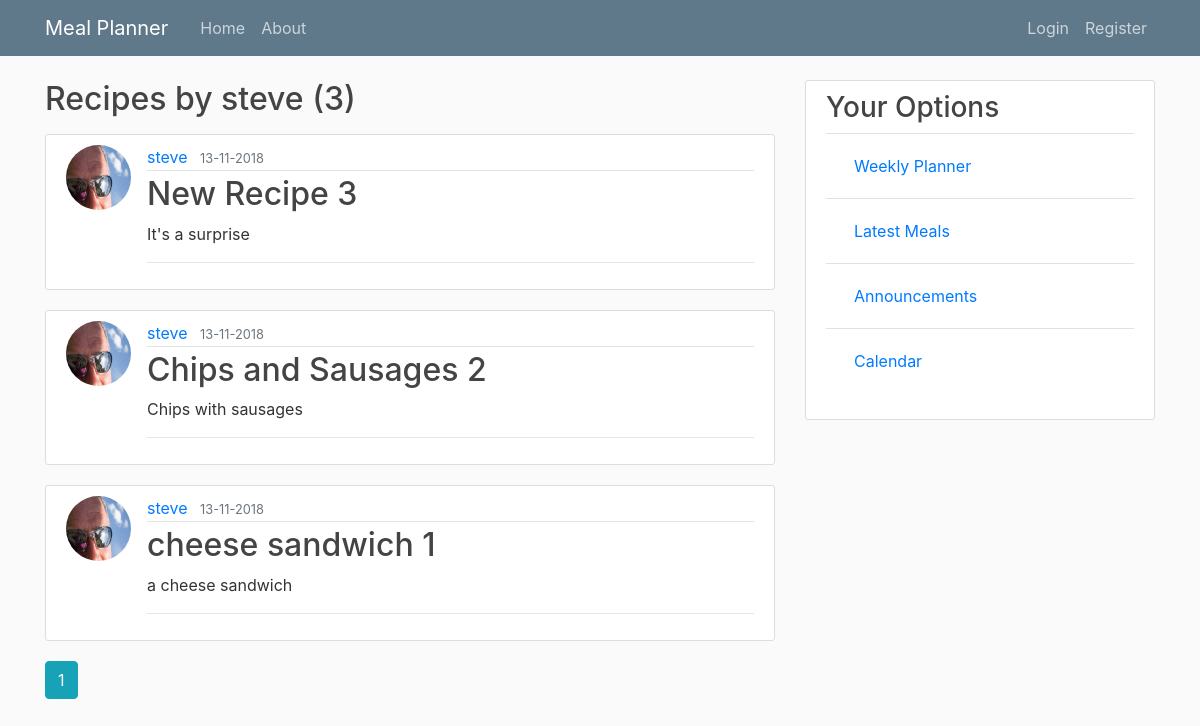
Screenshot of /user/steve with the database file from the repository.
### mymeal/models.py (models this page shows, shortened)
class User(db.Model, UserMixin):
    id = db.Column(db.Integer, primary_key=True)
    username = db.Column(db.String(20), unique=True, nullable=False)
    email = db.Column(db.String(120), unique=True, nullable=False)
    image_file = db.Column(db.String(20), nullable=False, default='default.jpg')
    password = db.Column(db.String(60), nullable=False)
    recipes = db.relationship('Recipe', backref='author', lazy=True)

class Recipe(db.Model):
    id = db.Column(db.Integer, primary_key=True)
    title = db.Column(db.String(100), nullable=False)
    date_posted = db.Column(db.DateTime, nullable=False, default=datetime.utcnow)
    description = db.Column(db.Text, nullable=False)
    serves = db.Column(db.Integer, nullable=False, default='01')
    recipe_type = db.Column(db.String(15), nullable=False)
    ingredients = db.relationship('Ingredient', backref='meal', lazy=True)
    user_id = db.Column(db.Integer, db.ForeignKey('user.id'), nullable=False)
    recipe_book = db.Column(db.String(100))
    recipe_book_page = db.Column(db.Integer, default='01')

### mymeal/users/routes.py (the view)
@users.route('/user/<string:username>')
def user_recipes(username):
    page = request.args.get('page', 1, type=int)
    user = User.query.filter_by(username=username).first_or_404()
    recipes = Recipe.query.filter_by(author=user).order_by(Recipe.date_posted.desc())\
        .paginate(page=page, per_page=5)
    return render_template('user_recipe.html', recipes=recipes, user=user)

### mymeal/templates/user_recipe.html
{% extends 'layout.html' %}
{% block content %}
    <h2 class="mb-3">Recipes by {{ user.username }} ({{ recipes.total }})</h2>
    {% for recipe in recipes.items %}
        <article class="media content-section">
            <img class="rounded-circle article-img" src="{{ url_for('static', filename='profile_pics/' + recipe.author.image_file) }}">
          <div class="media-body">
            <div class="article-metadata">
              <a class="mr-2" href="{{ url_for('users.user_recipes', username=recipe.author.username) }}">{{ recipe.author.username }}</a>
              <small class="text-muted">{{ recipe.date_posted.strftime('%d-%m-%Y') }}</small>
            </div>
            <h2><a class="article-title" href="{{ url_for('recipes.recipe', recipe_id=recipe.id) }}">{{ recipe.title }} {{ recipe.id }}</a></h2>
            <p class="article-content">{{ recipe.description }}</p>
          <hr/>
          </div>
        </article>
    {% endfor %}
    {% for page_num in recipes.iter_pages(left_edge=1, right_edge=1, left_current=1, right_current=2) %}
        {% if page_num %}
            {% if recipes.page == page_num %}
                <a class="btn btn-info mb-4" href="{{ url_for('users.user_recipes', username=user.username, page=page_num) }}">{{ page_num }}</a>
            {% else %}
                <a class="btn btn-outline-info mb-4" href="{{ url_for('users.user_recipes', username=user.username, page=page_num) }}">{{ page_num }}</a>
            {% endif %}
        {% else %}
            ...
        {% endif %}
    {% endfor %}
{% endblock %}

### mymeal/static/main.css (style rules this page uses)
body { background: #fafafa; color: #333333; margin-top: 5rem; }
h1, h2, h3, h4, h5, h6 { color: #444444; }
.content-section { background: #ffffff; padding: 10px 20px; border: 1px solid #dddddd; border-radius: 3px; margin-bottom: 20px; }
.article-title { color: #444444; }
.article-content { white-space: pre-line; }
.article-img { height: 65px; width: 65px; margin-right: 16px; }
.article-metadata { padding-bottom: 1px; margin-bottom: 4px; border-bottom: 1px solid #e3e3e3 }

### rows the page displays
User: username "steve"
Recipe: image_file (placeholder picture), author.username "steve", date_posted "13-11-2018", title "New Recipe", id "3", description "It's a surprise"
Recipe: image_file (placeholder picture), author.username "steve", date_posted "13-11-2018", title "Chips and Sausages", id "2", description "Chips with sausages"
Recipe: image_file (placeholder picture), author.username "steve", date_posted "13-11-2018", title "cheese sandwich", id "1", description "a cheese sandwich"

### other values shown
{{ recipes.total }} "3"
{{ page_num }} "1"
